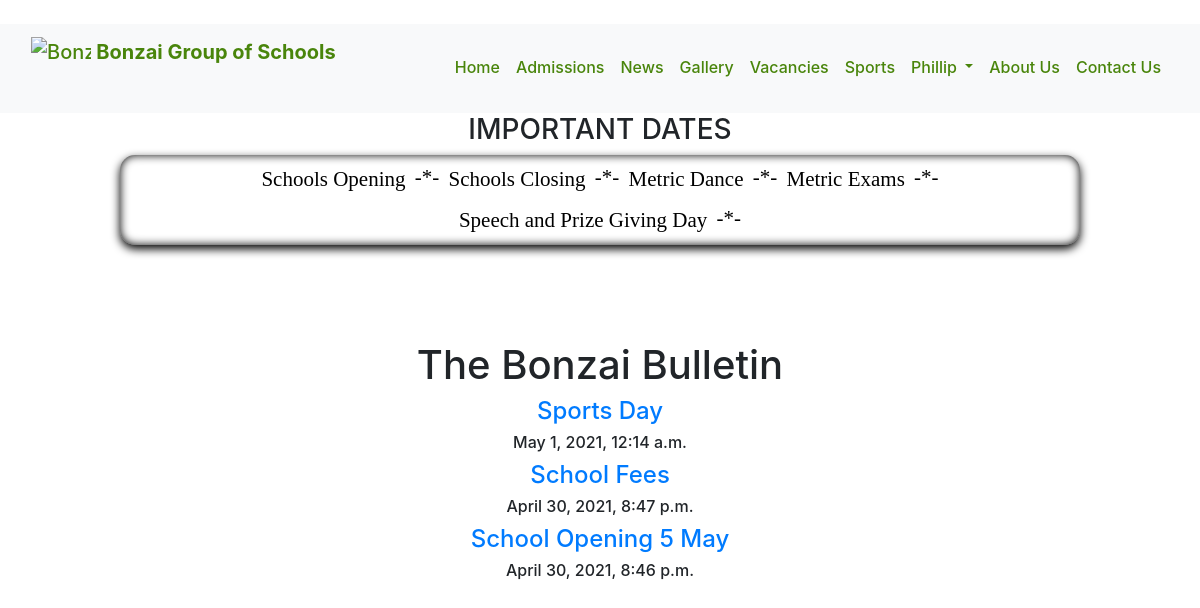
Page /news/ (signed in) on the committed database.
### schools/models.py (models this page shows, shortened)
class New(models.Model):
    title = models.CharField(max_length=200)
    slug = models.SlugField(max_length=20, default="for_post_identification")
    date = models.DateTimeField(default=timezone.now)
    script = models.TextField(max_length=20000)
    class Meta:
        ordering = ['-date']

### schools/views.py (the view)
# urls.py: path("news/", views.news, name='news'),
def news(request):
    articles = New.objects.all()
    return render(request, "schools/news.html", {'articles': articles})

### schools/templates/schools/news.html (shortened to what this page needs)
{% extends 'schools/header.html' %}
{% block content%}
<head>
</head>
<body>
<center>
<h3>IMPORTANT DATES</h3>
  <div class="slideUp" id="news-bar">
    <marquee direction="left" scrollamount="3" behavior="scroll" onmouseover="this.stop()" onmouseout="this.start()">
      <a  class="hvr-pop"> Schools Opening</a><a> -*- </a>
      <a  class="hvr-pop">Schools Closing</a><a> -*- </a>
      <a class="hvr-pop">Metric Dance </a><a> -*- </a>
      <a class="hvr-pop"> Metric Exams</a><a> -*- </a>
      <a class="hvr-pop"> Speech and Prize Giving Day</a><a> -*- </a>
    </marquee>
  </div>
</center>
<div class="container" align="center">
    <h1>The Bonzai Bulletin</h1>
    {% for news in articles %}
        <a href="{% url 'details' news.slug %}"><h4>{{news.title}}</h4></a>
        <h6> {{news.date}}</h6>
    {% endfor %}
</div>
</body>
{% endblock%}

### schools/templates/schools/header.html (shortened to what this page needs)
{% load static %}
<!DOCTYPE html>
<html lang="en">
<head>
    <link href="https://cdn.jsdelivr.net/npm/bootstrap@5.0.0-beta3/dist/css/bootstrap.min.css" rel="stylesheet">    <link rel="stylesheet" href="{% static 'schools/style.css' %}">
    <link rel="stylesheet" href="{% static 'schools/style.css' %}">
	<link rel="stylesheet" href="https://stackpath.bootstrapcdn.com/bootstrap/4.1.3/css/bootstrap.min.css">
	<link rel="stylesheet" href="https://use.fontawesome.com/releases/v5.6.1/css/all.css">
</head>
<body>
<br>
<nav class="navbar navbar-expand-lg navbar-primary bg-light ">
  <div class="container-fluid">
    <a class="navbar-brand mb-2 clr" href="{% url 'home' %}">
    <img src="{% static "schools/bonzai logo.png" %}" width="60" height="55" class="d-inline-block align-top" alt="Bonzai Logo">
      <span><strong>Bonzai Group of Schools</strong></span>
    </a>
    <div class="collapse navbar-collapse " id="navbarSupportedContent">
      <ul class="navbar-nav mb-2 mb-lg-1 ms-auto">
        <li class="nav-item">
          <a class="nav-link active clr" aria-current="page" href="/">Home</a>
        </li>
        <li class="nav-item ">
          <a class="nav-link clr" href="#">Admissions</a>
        </li>
        <li class="nav-item"><a class="nav-link clr" href="{% url 'news'%}">News</a></li>
        <li class="nav-item"><a class="nav-link clr" href="{% url 'gallery' %}">Gallery</a></li>
        <li class="nav-item"><a class="nav-link clr" href="#">Vacancies</a></li>
        <li class="nav-item"><a class="nav-link clr" href="#">Sports</a></li>
        {% if user.is_authenticated %}
        <li class="nav-item dropdown ms-auto">
          <a class="nav-link dropdown-toggle clr" href="#" id="navbarDropdown" role="button" data-bs-toggle="dropdown" aria-expanded="false">
            {{user.username.title}}
          </a>
        </li>
        {% else %}
        <li class="nav-item">
          <a class="nav-link clr" href="/register">Student Portal</a>
        </li>
        {% endif %}
        <li class="nav-item "><a class="nav-link clr" href="collapsible.html">About Us</a></li>
        <li class="nav-item "><a class="nav-link clr" href="{% url 'contact-us' %}">Contact Us</a></li>
      </ul>
    </div>
  </div>
</nav>
{% block content %}
    {% endblock %}
<br>
</body>
</html>

### schools/static/schools/style.css (style rules this page uses)
a { color: #49850b; font-weight: 450; }
.container { margin-top: 8%; }
.clr { color: #49850b }
.navbar { color: #49850b }
.navbar-brand { font-size: larger; }
#news-bar { width: 80%; background:white; box-shadow: 0 4px 10px black, 0 0 10px black inset; border-radius: 15px; font: 21px bold; padding:4px; padding-left: 20px; padding-right: 20px; }
#news-bar a { padding:8px 2px; color: black; text-decoration: none; }
.hvr-pop { display: inline-block; vertical-align: middle; -webkit-transform: translateZ(0); transform: translateZ(0); box-shadow: 0 0 1px rgba(0, 0, 0, 0); -webkit-backface-visibility: hidden; backface-visibility: hidden; -moz-osx-font-smoothing: grayscale; }
body { background-color: #fff; }

### rows in the picture
New: title "Sports Day", date "May 1, 2021, 12:14 a.m."
New: title "School Fees", date "April 30, 2021, 8:47 p.m."
New: title "School Opening 5 May", date "April 30, 2021, 8:46 p.m."

### other values in the picture
{{ user.username.title }} "Phillip"
